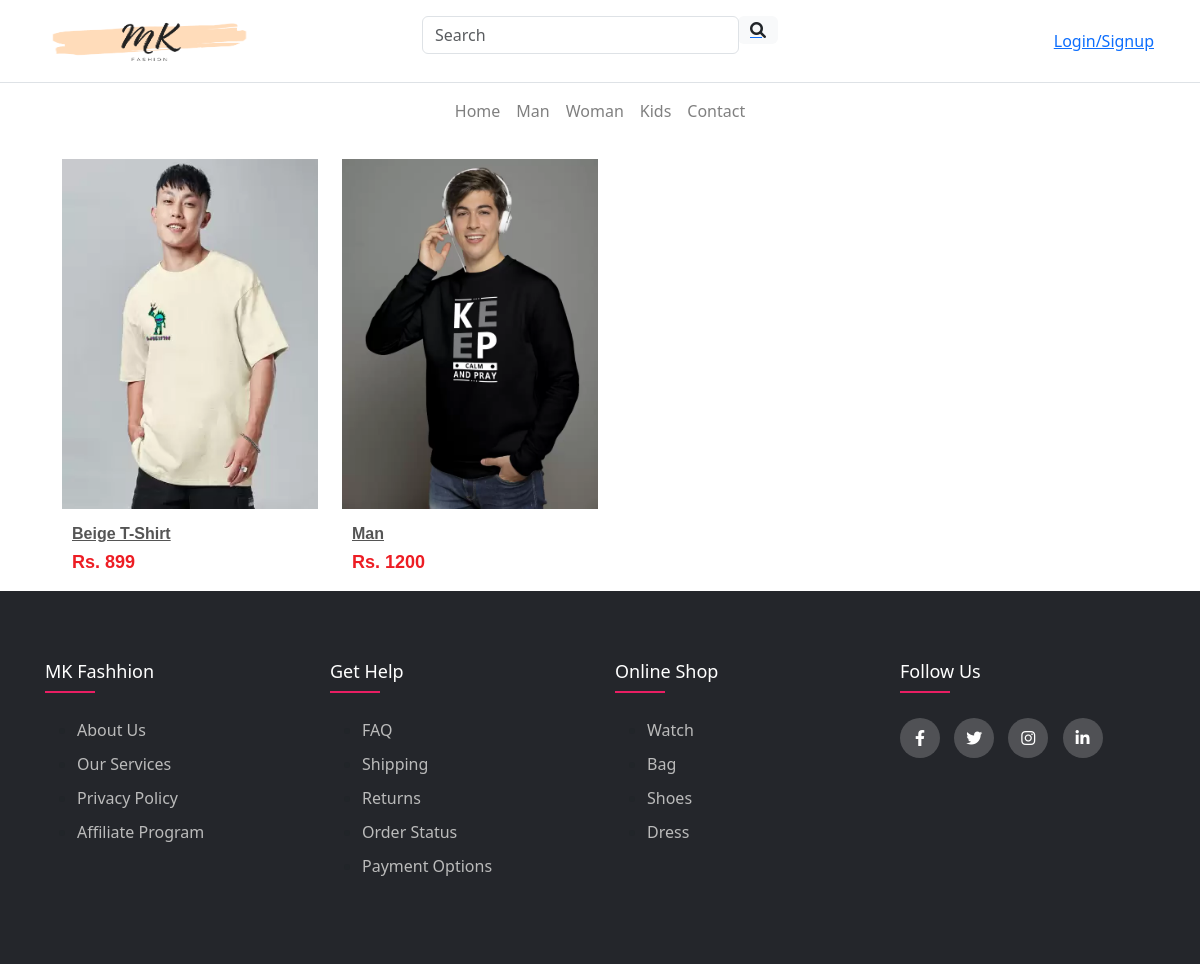
/man-product/, run on the app's committed database.
### Mkart/models.py (models this page shows, shortened)
class logo(models.Model):
    logo=models.ImageField(upload_to="img",default="")

class Product(models.Model):
    product_id = models.AutoField
    p_name = models.CharField(max_length=50)
    category = models.CharField(max_length=50,choices=choice_product,default=" ")
    subCategory = models.CharField(max_length=50,default="")
    p_price = models.IntegerField(default=0)
    des = models.TextField(max_length=300)
    product_date = models.DateField()
    p_img1=models.ImageField(upload_to="img",default="")
    p_img2=models.ImageField(upload_to="img",default="")

### Mkart/views.py (the view)
# urls.py: path('man-product/',views.man_product,name="man-product"),
def man_product(request):
    page = Ladeng_page.objects.all()
    n = len(page)
    li = logo.objects.all()
    cp = c_product.objects.all()
    products = Product.objects.all()
    cart = Cart.objects.all()
    lp = {
        "page": page,
        "rang": range(n),
        "logo": li,
        "c_p": cp,
        "products": products,
        "cart" : cart
    }
    return render(request, "man-product.html",lp)

### templates/man-product.html (shortened to what this page needs)
<!DOCTYPE html>
<html lang="en">
<head>
    <link href="https://maxcdn.bootstrapcdn.com/bootstrap/4.0.0/css/bootstrap.min.css" rel="stylesheet">
    <link href="https://stackpath.bootstrapcdn.com/bootstrap/4.0.0/js/bootstrap.bundle.min.js" rel="stylesheet">
    <link href="https://cdnjs.cloudflare.com/ajax/libs/jquery/3.2.1/jquery.min.js" rel="stylesheet">
    <link href="https://use.fontawesome.com/releases/v5.7.2/css/all.css" rel="stylesheet">
    <link href="https://cdn.jsdelivr.net/npm/bootstrap@5.3.0-alpha3/dist/css/bootstrap.min.css" rel="stylesheet"
>
    <link href="https://cdnjs.cloudflare.com/ajax/libs/font-awesome/6.0.0/css/all.min.css" rel="stylesheet" />
</head>
<body>
  {% include 'header.html' %}
    <div class="container">
        <div id="man" class="conav active">
          <div class="row">
            {% for product in products %}
            {% if product.category == "Man" %}
            <div class="col-md-3 col-sm-6">
              <div class="product-grid">
                <div class="product-image">
                  <a href="#" class="image">
                    <img class="pic-1" src="{{product.p_img1.url}}" height="400px" width="400px">
                  </a>
                </div>
                <div class="product-content">
                  <h3 class="title"><a href="{% url 'product-detail' product_id=product.id %}">{{product.p_name}}</a></h3>
                  <div class="price">Rs. {{product.p_price}}</div>
                </div>
              </div>
            </div>
            {% endif %}
            {% endfor %}
          </div>
        </div>
      </div>
      {% include 'footer.html' %}
</body>
</html>

### templates/header.html (shortened to what this page needs)
<!DOCTYPE html>
<html lang="en">
  <head>
  </head>
  <body>
     {% load static %}
     <div class="p-3 text-center bg-white border-bottom">
       <div class="container">
         <div class="row">
           <div class="col-md-4 d-flex justify-content-center justify-content-md-start mb-3 mb-md-0">
             <a href="/" class="ms-md-2">
               <img src="{{logo.0.logo.url}}" height="50" width="200" />
             </a>
           </div>
           <div class="col-md-4">
             <form class="d-flex input-group w-auto my-auto mb-3 mb-md-0">
               <input autocomplete="off" type="search" class="form-control rounded" placeholder="Search" />
               <a href="#">
               <span class="input-group-text border-0 d-none d-lg-flex"><i class="fas fa-search"></i></span>
               </a>
             </form>
           </div>
           <div class="col-md-4 d-flex justify-content-center justify-content-md-end align-items-center">
             <div class="d-flex">
           {% if not user.is_authenticated %}
           <a class="mx-1 but" href="{% url 'signup' %}">Login/Signup</a>
               {% endif %}
             </div>
           </div>
         </div>
       </div>
     </div>
     <nav class="navbar navbar-expand-lg navbar-light bg-white ">
       <div class="container justify-content-center">
         <ul class="navbar-nav  flex-row">
           <li class="nav-item me-2 me-lg-0 d-none d-md-inline-block">
             <a class="nav-link " href="{% url 'home' %}">Home</a>
           </li>
           <li class="nav-item me-2 me-lg-0 d-none d-md-inline-block">
             <a class="nav-link " href="{% url 'man-product' %}">Man</a>
           </li>
           <li class="nav-item me-2 me-lg-0 d-none d-md-inline-block">
             <a class="nav-link " href="{% url 'woman-product' %}">Woman</a>
         </li>
         <li class="nav-item me-2 me-lg-0 d-none d-md-inline-block">
             <a class="nav-link " href="{% url 'kids-product' %}">Kids</a>
         </li>
           <li class="nav-item me-2 me-lg-0 d-none d-md-inline-block">
             <a class="nav-link " href="#">Contact</a>
           </li>
         </ul>
     </nav>
  </body>
</html>

### templates/man-product.html (style rules this page uses)
.product-grid { background-color: #fff; font-family: 'Work Sans', sans-serif; text-align: center; transition: all 0.3s ease 0s; }
.product-grid .product-image { overflow: hidden; position: relative; transition: all 0.3s ease 0s; }
.product-grid .product-image a.image { display: block; }
.product-grid .product-image img { width: 100%; height: 350px; }
.product-image .pic-1 { backface-visibility: hidden; transition: all 0.5s ease 0s; }
.product-grid .product-content { text-align: left; padding: 15px 10px; }
.product-grid .title { font-size: 16px; font-weight: 600; text-transform: capitalize; margin: 0 0 6px; }
.product-grid .title a { color: #555; transition: all 0.3s ease 0s; }
.product-grid .price { color: #ed1d24; font-size: 18px; font-weight: 700; }
.conav { margin-top: 20px; margin-left: 20px; }

### data on the page
logo: logo (picture)
Product: p_img1 (picture), p_name "Beige T-Shirt", p_price "899"
Product: p_img1 (picture), p_name "Man", p_price "1200"
